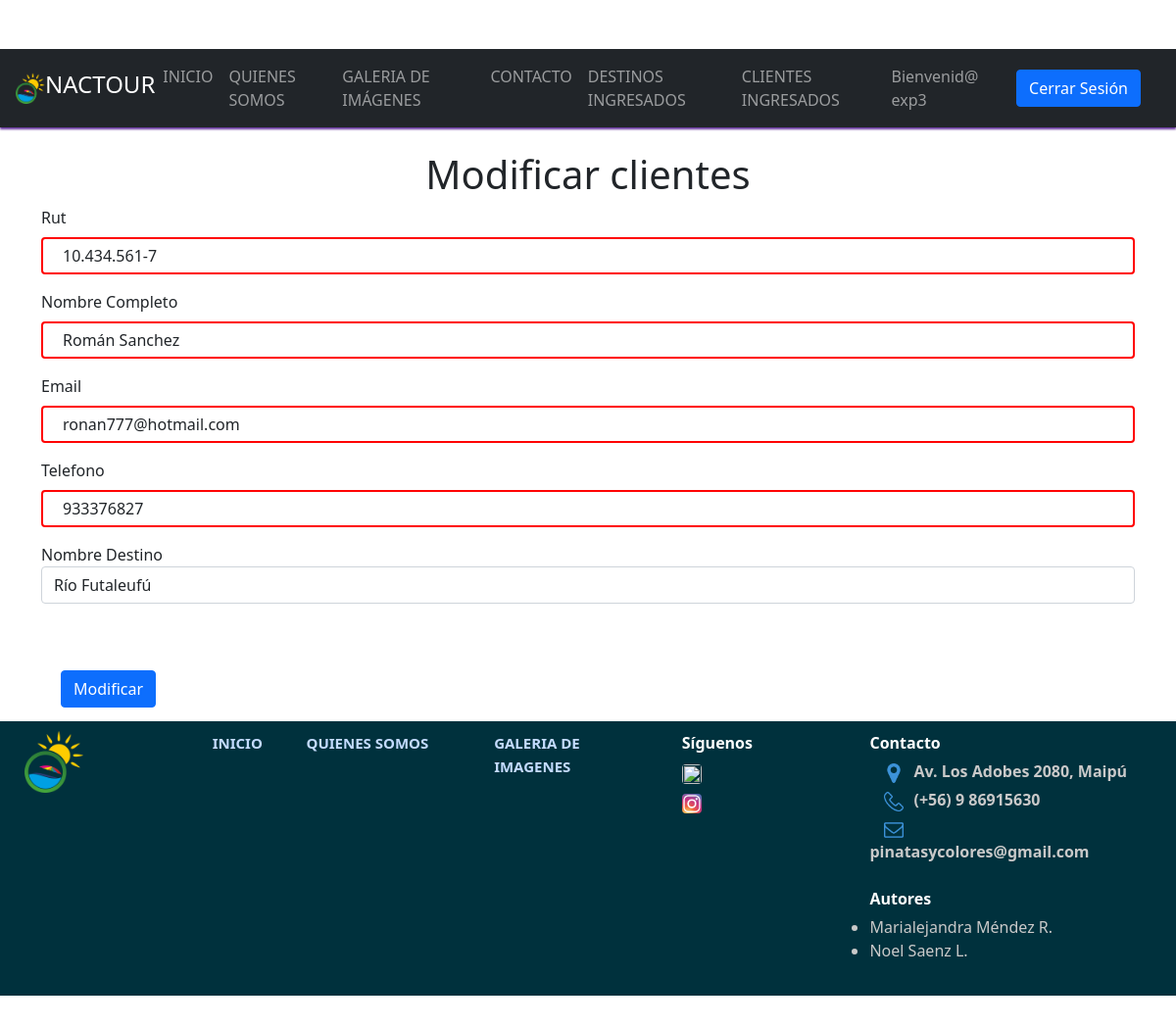
The page /modificar/10.434.561-7 (signed in) on the database its author committed.
### core/models.py (models this page shows, shortened)
class Cliente(models.Model):
    nro_identif=models.CharField(max_length=15, primary_key=True, verbose_name='Rut')
    nombreCompleto=models.CharField(max_length=40, verbose_name='Nombre Completo')
    email=models.CharField(max_length=40, verbose_name='Email')
    telefono=models.IntegerField(max_length=9, verbose_name='Telefono')
    destino=models.ForeignKey(Destino, on_delete=models.CASCADE)

### core/views.py (the view)
# urls.py: path('modificar/<id>', modificar, name="modificar"),
def modificar(request, id):
    cliente = Cliente.objects.get(nro_identif=id)
    datos ={
        'form': ClienteForm(instance=cliente)
    }
    if request.method=='POST':
        formulario = ClienteForm(data=request.POST, instance=cliente)
        if formulario.is_valid:
            formulario.save()
            return redirect('mostrar')
    return render(request, 'modificar.html', datos)

### core/models.py (called while the page is built)
    def __str__(self):
        return self.nombre_des

### core/templates/modificar.html (shortened to what this page needs)
<!DOCTYPE html>
<html lang="en">
<head>
    {% load static %}
    <link rel="stylesheet" type="text/css" href="{% static 'css/bootstrap.min.css' %}">
    <link rel="stylesheet" type="text/css" href="{% static 'css/estilos.css' %}">
    <link href="https://cdn.jsdelivr.net/npm/bootstrap@5.0.2/dist/css/bootstrap.min.css" rel="stylesheet">
</head>
<body>
    <nav class="navbar navbar-expand-sm navbar-dark bg-dark mb-4">
        <img src="{% static 'img/logo.png' %}" alt="logo" width="30px">
            <h4>NacTour</h4>
        <div class="collapse navbar-collapse" id="Opciones">
            <ul class="navbar-nav">
                <li class="nav-item">
                    <a class="nav-link" href="{% url 'inicio' %}">INICIO</a>
                </li>
                <li class="nav-item">
                    <a class="nav-link" href="{% url 'quienes_somos' %}">QUIENES SOMOS</a>
                </li>
                <li class="nav-item">
                    <a class="nav-link" href="{% url 'Galeria_imagenes'%}">GALERIA DE IMÁGENES</a>
                </li>
                <li class="nav-item">
                    <a class="nav-link" href="{% url 'nuevo_formulario_' %}">CONTACTO</a>
                </li>
                <li class="nav-item">
                    <a class="nav-link" href="{% url 'mostrarDestino' %}">DESTINOS INGRESADOS</a>
                </li>
                {% if user.is_authenticated %}
                <li class="nav-item">
                    <a class="nav-link" href="{% url 'mostrar' %}">CLIENTES INGRESADOS</a>
                </li>
                <li class="nav-item">
                    <a class="nav-link" href="#">Bienvenid@ {{user.username}}</a>
                </li>
                {% endif %}
            </ul>
            <div>
                {% if user.is_authenticated %}
                    <a href="{% url 'logout' %}" id="salir">
                       <input type="submit" value="Cerrar Sesión" class="btn btn-primary" style="float: right;">
                    </a>
                {% else %}
                <a href="{% url 'login' %}" id="ingresar">
                    <input type="submit" value="Iniciar Sesión" class="btn btn-primary" style="float: right;">
                </a>
                {% endif %}
            </div>
        </div>
    </nav>
    <div class="container">
        <div class="row">
            <h1>Modificar clientes </h1>
        </div>
        <form method="POST" action="#" id="formulario">
            <div class="form-group">
                {{ form.nro_identif.label}}
                {{ form.nro_identif}}
            </div>
            <div class="form-group">
                {{ form.nombreCompleto.label}}
                {{ form.nombreCompleto}}
            </div>
            <div class="form-group">
                {{ form.email.label}}
                {{ form.email}}
            </div>
            <div class="form-group">
                {{ form.telefono.label}}
                {{ form.telefono}}
            </div>
            <div class="form-group">
                {{ form.destino.label}}
                {{ form.destino}}
            </div>
            <br><br>
            <input type="submit" class="btn btn-primary" value="Modificar">
        </form>
    </div>
</body>
<footer>
    <div class="row col-12">
        <div class="col-lg-2">
            <img src="{% static 'img/logo.png' %}" alt="logoBookStop" width="60px">
        </div>
        <div class="col-lg-1">
            <a href="{% url 'inicio' %}" id="linkFooter" style="color: rgb(196, 219, 255); font-size: 15px;"><strong>INICIO</strong></a>
        </div>
        <div class="col-lg-2">
            <a href="{% url 'quienes_somos' %}" id="linkFooter" style="color: rgb(196, 219, 255); font-size: 15px;"><strong>QUIENES SOMOS</strong></a>
        </div>
        <div class="col-lg-2">
            <a href="{% url 'Galeria_imagenes'%}" id="linkFooter" style="color: rgb(196, 219, 255); font-size: 15px;"><strong>GALERIA DE IMAGENES</strong></a>
        </div>
        <div class="col-lg-2">
            <strong>Síguenos</strong>
            <br>
            <div class="row">
                <a href="https://www.facebook.com/profile.php?id=100083394426070&mibextid=ZbWKwL" target="_blank">
                    <img src="{% static 'img/logo_facebook.jpg' %}" alt=""  class="rounded" width="20px" height="20px" style=" margin-top: 10px;">
                </a>
            </div>
            <div class="row">
                <a href="https://instagram.com/pinatas_y_colores?utm_medium=copy_link" target="_blank">
                    <img src="{% static 'img/logo_instagram.jpg' %}" alt="" class="rounded" width="20px" height="20px" style=" margin-top: 10px;" >
                </a>
            </div>
        </div>
        <div class="col-lg-3 ">
            <strong>Contacto</strong>
            <br>
            <div class="row">
                <div class="col contactofooter">
                    <img src="{% static 'img/logo_localizacion.png' %}" alt="" width="20px" height="20px"
                    style="margin-right: 10px; margin-left: 15px; text-align: center;"><strong>Av. Los Adobes 2080, Maipú</strong>
                </div>
            </div>
            <div class="row">
                <div class="col contactofooter">
                    <img src="{% static 'img/logo_telefono.png' %}" alt="" width="20px" height="20px"
                    style="margin-right: 10px; margin-left: 15px; text-align: center;"><strong>(+56) 9 86915630</strong>
                </div>
            </div>
            <div class="row">
                <div class="col contactofooter">
                    <img src="{% static 'img/logo_email.png' %}" alt="" width="20px" height="20px"
                    style="margin-right: 10px; margin-left: 15px; text-align: center;"><strong>pinatasycolores@gmail.com</strong>
                </div>
            </div>
            <br>
            <div class="row">
                <div class="col">
                    <strong>Autores</strong>
                    <div class="row contactofooter">
                        <ul>
                            <li>Marialejandra Méndez R.</li>
                            <li>Noel Saenz L.</li>
                        </ul>
                    </div>
                </div>
            </div>
            <br>
            <p>&copy; Copyrigth Derechos reservados</p>
        </div>
    </div>
</footer>
</body>
</html>

### core/static/css/estilos.css (style rules this page uses)
h4 { color: white; text-align: center; width: auto; height: auto; text-transform: uppercase; }
h1 { text-align: center; }
p { text-align: justify; }
body { background-color: #9ec2e6; padding-top: 100px; }
.navbar { box-shadow:0px 2px 2px rgb(99, 49, 156); position: fixed; z-index: 1; display: flex; transition: 0.3s; width: 100%; top: 0; }
.btn { background-color: crimson; border: none; color: azure; padding: 10px; text-align: center; display: inline-block; font-size: 13px; margin: 4px 20px; }
input[type=text] { width: 100%; padding: 12px 20px; margin: 8px 0; box-sizing: border-box; border: 2px solid rgb(255, 1, 1); border-radius: 4px; }
body { background-color: #000000; padding-top: 50px; }
footer { padding: 10px; color: white; background-color: rgb(0, 49, 61); height: 280px; margin-top: 10px; }
footer div p { font-size: 12px; color: white; padding-top: 5px; line-height: 5px; }
#linkFooter { color: white; text-decoration: none; }
.contactofooter { color: rgb(201, 201, 201); padding-top: 5px; text-align: left; }
* { margin: 0; padding: 0; }
body { background: #d2d9e4; font-family: sans-serif; }

### rows shown on the page
Cliente: nro_identif "10.434.561-7", nombreCompleto "Román Sanchez", email "ronan777@hotmail.com", telefono "933376827", destino "Río Futaleufú"

### other values the page prints
{{ user.username }} "exp3"
